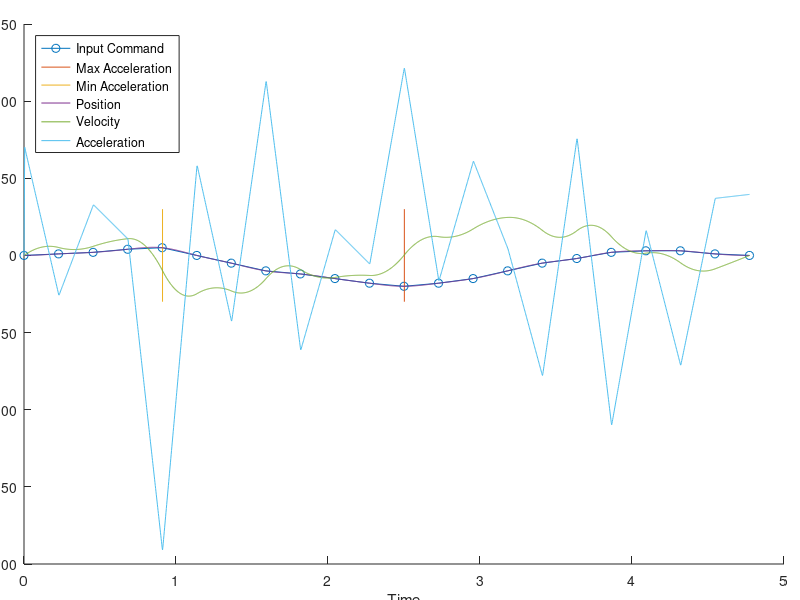

The MATLAB script that drew this image:
% my crappy attempt to create a smooth trajectory

clear
clc
format long g
clf

% Input trajectory
in_pos =   [0 4 5 0 -20 -5 -2 2 3 3 0];

%in_pos =   [0 1 4 5 3 0 -5 -10 -15 -19 -20 -19 -15 -10 -5 -2 2 3 3 1 0];

in_pos =   [0  1 2 4 5 0      -5 -10 -12 -15 -18 -20 -18 -15  -10   -5 -2 2 3 3 1 0];

in_time = 0:1:size(in_pos,2)-1;

% Constraints
max_velocity = 1;
max_acceleration = 1;

% Guess
max_time = size(in_pos,2)
target_time = 5;
scale_time = max_time / target_time


% Show input
hold on
plot(in_time / scale_time, in_pos, 'o-','DisplayName','Input Command');

% -------------------------------------------------
for i = 1:1:1

    % Interpolate
    discretization = 0.01;
    time = [0:discretization:max_time-1];
    cs = spline(in_time, [0 in_pos 0]);
    pos = ppval(cs, time);
    time_delta = zeros(size(pos,2),1); % change in time between points, starts at zero


    % scale down time
    time = time / scale_time;

    % Derive
    time_delta = diff(time);
    pos_delta = diff(pos);
    vel = [0, pos_delta ./ time_delta]; % add a zero in front to make same size as other data structures
    vel_delta = diff(vel);
    acc = [0, vel_delta ./ time_delta]; % add a zero in front to make same size as other data structures

    % find max
    [max_acc idx] = max(acc);
    max_acc
    max_acc_pos = pos(idx)
    plot([time(idx) time(idx)],[-30 30],'DisplayName','Max Acceleration');
    
    [min_acc idx] = min(acc);
    max_acc
    min_acc_pos = pos(idx)
    plot([time(idx) time(idx)],[-30 30],'DisplayName','Min Acceleration');

    % Plot
    plot(time, pos,'DisplayName','Position');
    plot(time, vel,'DisplayName','Velocity');
    plot(time, acc,'DisplayName','Acceleration');

    % Adjust size of plot
    plot_gca = get(gca, 'Position');
    plot_gca(1) = 0.03; % x
    plot_gca(2) = 0.06; % y
    plot_gca(3) = 0.95; % percent width
    plot_gca(4) = 0.9; % percent height
    set(gca, 'Position', plot_gca)

    xlabel('Time')
    ylabel('Radians')
    legend('Location','northwest');
    figure(1)
    %w = waitforbuttonpress;

end